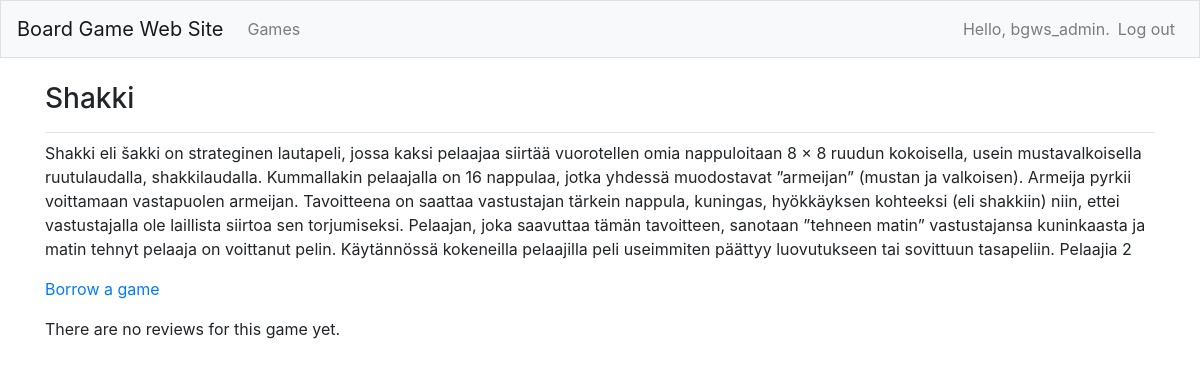
Screenshot of /games/3/ (signed in) with the database file from the repository.
### board_game_web_sites/models.py (models this page shows)
class Board_game(models.Model) :
    name = models.CharField(max_length=100)
    description = models.CharField(max_length=1000, null=True)
    date_added = models.DateTimeField(auto_now_add=True)
    date_modified = models.DateTimeField(auto_now=True)
    owner = models.ForeignKey(User, on_delete=models.CASCADE)
    def __str__(self):
        return self.name

### board_game_web_sites/views.py (the view)
# urls.py: path('games/<int:game_id>/',views.game, name='game'),
@login_required
def game(request, game_id):
    game = get_object_or_404(Board_game, id=game_id)
    reviews = game.review_set.order_by('-date_added')
    context = {'game': game, 'reviews':reviews}
    return render(request, 'board_game_web_sites/board_game.html', context)

### board_game_web_sites/templates/board_game_web_sites/board_game.html
{% extends 'board_game_web_sites/base.html' %}
{% block page_header %}
  <h3>{{ game }}</h3>
{% endblock page_header %}
{% block content %}
  <p>
    {{ game.description }}
  </p>
  <p>
    <a href="{% url 'board_game_web_sites:new_review' game.id %}">Borrow a game</a>
  </p>
  {% for review in reviews %}
    <div class="card mb-3">
      <h4 class="card-header">
      {{ review.date_added|date:'M d, Y H:i' }}
      {% if review.owner == request.user %}
        <small><a href="{% url 'board_game_web_sites:edit_review' review.id %}">
          return game and leave review</a></small>
      {% endif %}
  </h4>
    <div class="card-body">
      {{ review.my_review|linebreaks }}
  {% empty %}
  <p>There are no reviews for this game yet.</p>
  {% endfor %}
{% endblock content %}

### board_game_web_sites/templates/board_game_web_sites/base.html (shortened to what this page needs)
{% load bootstrap4 %}
<!DOCTYPE html>
<html lang="en">
<head>
  {% bootstrap_css %}
</head>
<body>
  <nav class="navbar navbar-expand-md navbar-light bg-light mb-4 border">
      <a class="navbar-brand" href="{% url 'board_game_web_sites:index' %}">
        Board Game Web Site</a>
      <div class="collapse navbar-collapse" id="navbarCollapse">
        <ul class="navbar-nav mr-auto">
          <li class="nav-item">
          <a class="nav-link" href="{% url 'board_game_web_sites:games' %}">Games</a></li>
        </ul>
        <ul class="nav navbar-nav ml-auto">
          {% if user.is_authenticated %}
          <li class="nav-item">
            <span class="navbar-text"}>Hello, {{ user.username }}.</span>
          </li>
          <li class="nav-item">
            <a class="nav-link" href="{% url 'users:logout' %}">Log out</a>
          </li>
          {% else %}
          <li class="nav-item">
            <a class="nav-link" href="{% url 'users:register' %}">Register</a>
          </li>
          <li class="nav-item">
            <a class="nav-link" href="{% url 'users:login' %}">Log in</a></li>
          {% endif %}
        </ul>
      </div>
    </nav>
  <main role="main" class="container">
    <div class="pb-2 mb-2 border-bottom">
    {% block page_header %}{% endblock page_header %}
  </div>
    <div>
      {% block content %}{% endblock content %}
    </div>
  </main>
</body>
</html>

### rows the page displays
Board_game: name "Shakki", description "Shakki eli šakki on strateginen lautapeli, jossa kaksi pelaajaa siirtää vuorotellen omia nappuloitaan 8 × 8 ruudun kokoisella, usein mustavalkoisella ruutulaudalla, shakkilaudalla. Kummallakin pelaajalla on 16 nappulaa, jotka yhdessä muodostavat ”armeijan” (mustan ja valkoisen). Armeija pyrkii voittamaan vastapuolen armeijan. Tavoitteena on saattaa vastustajan tärkein nappula, kuningas, hyökkäyksen kohteeksi (eli shakkiin) niin, ettei vastustajalla ole laillista siirtoa sen torjumiseksi. Pelaajan, joka saavuttaa tämän tavoitteen, sanotaan ”tehneen matin” vastustajansa kuninkaasta ja matin tehnyt pelaaja on voittanut pelin. Käytännössä kokeneilla pelaajilla peli useimmiten päättyy…"

### other values shown
{{ user.username }} "bgws_admin"
